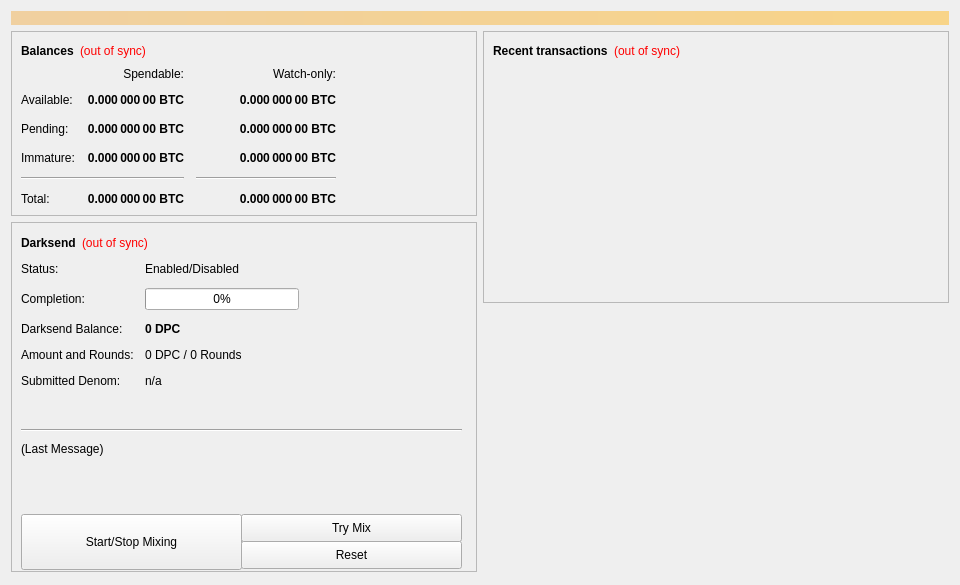
<?xml version="1.0" encoding="UTF-8"?>
<ui version="4.0">
 <class>OverviewPage</class>
 <widget class="QWidget" name="OverviewPage">
  <property name="geometry">
   <rect>
    <x>0</x>
    <y>0</y>
    <width>960</width>
    <height>585</height>
   </rect>
  </property>
  <property name="minimumSize">
   <size>
    <width>960</width>
    <height>0</height>
   </size>
  </property>
  <property name="windowTitle">
   <string>Form</string>
  </property>
  <layout class="QVBoxLayout" name="topLayout">
   <item>
    <widget class="QLabel" name="labelAlerts">
     <property name="visible">
      <bool>false</bool>
     </property>
     <property name="styleSheet">
      <string notr="true">background-color: qlineargradient(x1: 0, y1: 0, x2: 1, y2: 0, stop:0 #F0D0A0, stop:1 #F8D488); color:#000000;</string>
     </property>
     <property name="wordWrap">
      <bool>true</bool>
     </property>
     <property name="margin">
      <number>3</number>
     </property>
    </widget>
   </item>
   <item>
    <layout class="QHBoxLayout" name="horizontalLayout" stretch="1,1">
     <item>
      <layout class="QVBoxLayout" name="verticalLayout_2">
       <item>
        <widget class="QFrame" name="frame">
         <property name="frameShape">
          <enum>QFrame::StyledPanel</enum>
         </property>
         <property name="frameShadow">
          <enum>QFrame::Raised</enum>
         </property>
         <layout class="QVBoxLayout" name="verticalLayout_4">
          <item>
           <layout class="QHBoxLayout" name="horizontalLayout_4">
            <item>
             <widget class="QLabel" name="label_5">
              <property name="font">
               <font>
                <weight>75</weight>
                <bold>true</bold>
               </font>
              </property>
              <property name="text">
               <string>Balances</string>
              </property>
             </widget>
            </item>
            <item>
             <widget class="QLabel" name="labelWalletStatus">
              <property name="cursor">
               <cursorShape>WhatsThisCursor</cursorShape>
              </property>
              <property name="toolTip">
               <string>The displayed information may be out of date. Your wallet automatically synchronizes with the SaiCoin network after a connection is established, but this process has not completed yet.</string>
              </property>
              <property name="styleSheet">
               <string notr="true">QLabel { color: red; }</string>
              </property>
              <property name="text">
               <string notr="true">(out of sync)</string>
              </property>
              <property name="alignment">
               <set>Qt::AlignLeading|Qt::AlignLeft|Qt::AlignVCenter</set>
              </property>
             </widget>
            </item>
            <item>
             <spacer name="horizontalSpacer_3">
              <property name="orientation">
               <enum>Qt::Horizontal</enum>
              </property>
              <property name="sizeHint" stdset="0">
               <size>
                <width>40</width>
                <height>20</height>
               </size>
              </property>
             </spacer>
            </item>
           </layout>
          </item>
          <item>
           <layout class="QGridLayout" name="gridLayout">
            <property name="spacing">
             <number>12</number>
            </property>
            <item row="2" column="2">
             <widget class="QLabel" name="labelWatchPending">
              <property name="font">
               <font>
                <weight>75</weight>
                <bold>true</bold>
               </font>
              </property>
              <property name="cursor">
               <cursorShape>IBeamCursor</cursorShape>
              </property>
              <property name="toolTip">
               <string>Unconfirmed transactions to watch-only addresses</string>
              </property>
              <property name="text">
               <string notr="true">0.000 000 00 BTC</string>
              </property>
              <property name="alignment">
               <set>Qt::AlignRight|Qt::AlignTrailing|Qt::AlignVCenter</set>
              </property>
              <property name="textInteractionFlags">
               <set>Qt::LinksAccessibleByMouse|Qt::TextSelectableByKeyboard|Qt::TextSelectableByMouse</set>
              </property>
             </widget>
            </item>
            <item row="2" column="1">
             <widget class="QLabel" name="labelUnconfirmed">
              <property name="font">
               <font>
                <weight>75</weight>
                <bold>true</bold>
               </font>
              </property>
              <property name="cursor">
               <cursorShape>IBeamCursor</cursorShape>
              </property>
              <property name="toolTip">
               <string>Total of transactions that have yet to be confirmed, and do not yet count toward the spendable balance</string>
              </property>
              <property name="text">
               <string notr="true">0.000 000 00 BTC</string>
              </property>
              <property name="alignment">
               <set>Qt::AlignRight|Qt::AlignTrailing|Qt::AlignVCenter</set>
              </property>
              <property name="textInteractionFlags">
               <set>Qt::LinksAccessibleByMouse|Qt::TextSelectableByKeyboard|Qt::TextSelectableByMouse</set>
              </property>
             </widget>
            </item>
            <item row="3" column="2">
             <widget class="QLabel" name="labelWatchImmature">
              <property name="font">
               <font>
                <weight>75</weight>
                <bold>true</bold>
               </font>
              </property>
              <property name="cursor">
               <cursorShape>IBeamCursor</cursorShape>
              </property>
              <property name="toolTip">
               <string>Mined balance in watch-only addresses that has not yet matured</string>
              </property>
              <property name="text">
               <string notr="true">0.000 000 00 BTC</string>
              </property>
              <property name="alignment">
               <set>Qt::AlignRight|Qt::AlignTrailing|Qt::AlignVCenter</set>
              </property>
              <property name="textInteractionFlags">
               <set>Qt::LinksAccessibleByMouse|Qt::TextSelectableByKeyboard|Qt::TextSelectableByMouse</set>
              </property>
             </widget>
            </item>
            <item row="4" column="0" colspan="2">
             <widget class="Line" name="lineSpendableBalance">
              <property name="orientation">
               <enum>Qt::Horizontal</enum>
              </property>
             </widget>
            </item>
            <item row="4" column="2">
             <widget class="Line" name="lineWatchBalance">
              <property name="sizePolicy">
               <sizepolicy hsizetype="Preferred" vsizetype="Fixed">
                <horstretch>0</horstretch>
                <verstretch>0</verstretch>
               </sizepolicy>
              </property>
              <property name="minimumSize">
               <size>
                <width>140</width>
                <height>0</height>
               </size>
              </property>
              <property name="orientation">
               <enum>Qt::Horizontal</enum>
              </property>
             </widget>
            </item>
            <item row="5" column="0">
             <widget class="QLabel" name="labelTotalText">
              <property name="text">
               <string>Total:</string>
              </property>
             </widget>
            </item>
            <item row="3" column="1">
             <widget class="QLabel" name="labelImmature">
              <property name="font">
               <font>
                <weight>75</weight>
                <bold>true</bold>
               </font>
              </property>
              <property name="cursor">
               <cursorShape>IBeamCursor</cursorShape>
              </property>
              <property name="toolTip">
               <string>Mined balance that has not yet matured</string>
              </property>
              <property name="text">
               <string notr="true">0.000 000 00 BTC</string>
              </property>
              <property name="alignment">
               <set>Qt::AlignRight|Qt::AlignTrailing|Qt::AlignVCenter</set>
              </property>
              <property name="textInteractionFlags">
               <set>Qt::LinksAccessibleByMouse|Qt::TextSelectableByKeyboard|Qt::TextSelectableByMouse</set>
              </property>
             </widget>
            </item>
            <item row="2" column="3">
             <spacer name="horizontalSpacer_2">
              <property name="orientation">
               <enum>Qt::Horizontal</enum>
              </property>
              <property name="sizeHint" stdset="0">
               <size>
                <width>40</width>
                <height>20</height>
               </size>
              </property>
             </spacer>
            </item>
            <item row="3" column="0">
             <widget class="QLabel" name="labelImmatureText">
              <property name="text">
               <string>Immature:</string>
              </property>
             </widget>
            </item>
            <item row="5" column="1">
             <widget class="QLabel" name="labelTotal">
              <property name="font">
               <font>
                <weight>75</weight>
                <bold>true</bold>
               </font>
              </property>
              <property name="cursor">
               <cursorShape>IBeamCursor</cursorShape>
              </property>
              <property name="toolTip">
               <string>Your current total balance</string>
              </property>
              <property name="text">
               <string notr="true">0.000 000 00 BTC</string>
              </property>
              <property name="alignment">
               <set>Qt::AlignRight|Qt::AlignTrailing|Qt::AlignVCenter</set>
              </property>
              <property name="textInteractionFlags">
               <set>Qt::LinksAccessibleByMouse|Qt::TextSelectableByKeyboard|Qt::TextSelectableByMouse</set>
              </property>
             </widget>
            </item>
            <item row="5" column="2">
             <widget class="QLabel" name="labelWatchTotal">
              <property name="font">
               <font>
                <weight>75</weight>
                <bold>true</bold>
               </font>
              </property>
              <property name="cursor">
               <cursorShape>IBeamCursor</cursorShape>
              </property>
              <property name="toolTip">
               <string>Current total balance in watch-only addresses</string>
              </property>
              <property name="text">
               <string notr="true">0.000 000 00 BTC</string>
              </property>
              <property name="alignment">
               <set>Qt::AlignRight|Qt::AlignTrailing|Qt::AlignVCenter</set>
              </property>
              <property name="textInteractionFlags">
               <set>Qt::LinksAccessibleByMouse|Qt::TextSelectableByKeyboard|Qt::TextSelectableByMouse</set>
              </property>
             </widget>
            </item>
            <item row="0" column="2">
             <widget class="QLabel" name="labelWatchonly">
              <property name="text">
               <string>Watch-only:</string>
              </property>
              <property name="alignment">
               <set>Qt::AlignRight|Qt::AlignTrailing|Qt::AlignVCenter</set>
              </property>
             </widget>
            </item>
            <item row="1" column="0">
             <widget class="QLabel" name="labelBalanceText">
              <property name="text">
               <string>Available:</string>
              </property>
             </widget>
            </item>
            <item row="1" column="1">
             <widget class="QLabel" name="labelBalance">
              <property name="font">
               <font>
                <weight>75</weight>
                <bold>true</bold>
               </font>
              </property>
              <property name="cursor">
               <cursorShape>IBeamCursor</cursorShape>
              </property>
              <property name="toolTip">
               <string>Your current spendable balance</string>
              </property>
              <property name="text">
               <string notr="true">0.000 000 00 BTC</string>
              </property>
              <property name="alignment">
               <set>Qt::AlignRight|Qt::AlignTrailing|Qt::AlignVCenter</set>
              </property>
              <property name="textInteractionFlags">
               <set>Qt::LinksAccessibleByMouse|Qt::TextSelectableByKeyboard|Qt::TextSelectableByMouse</set>
              </property>
             </widget>
            </item>
            <item row="1" column="2">
             <widget class="QLabel" name="labelWatchAvailable">
              <property name="font">
               <font>
                <weight>75</weight>
                <bold>true</bold>
               </font>
              </property>
              <property name="cursor">
               <cursorShape>IBeamCursor</cursorShape>
              </property>
              <property name="toolTip">
               <string>Your current balance in watch-only addresses</string>
              </property>
              <property name="text">
               <string notr="true">0.000 000 00 BTC</string>
              </property>
              <property name="alignment">
               <set>Qt::AlignRight|Qt::AlignTrailing|Qt::AlignVCenter</set>
              </property>
              <property name="textInteractionFlags">
               <set>Qt::LinksAccessibleByMouse|Qt::TextSelectableByKeyboard|Qt::TextSelectableByMouse</set>
              </property>
             </widget>
            </item>
            <item row="2" column="0">
             <widget class="QLabel" name="labelPendingText">
              <property name="text">
               <string>Pending:</string>
              </property>
             </widget>
            </item>
            <item row="0" column="1">
             <widget class="QLabel" name="labelSpendable">
              <property name="text">
               <string>Spendable:</string>
              </property>
              <property name="alignment">
               <set>Qt::AlignRight|Qt::AlignTrailing|Qt::AlignVCenter</set>
              </property>
             </widget>
            </item>
           </layout>
          </item>
         </layout>
        </widget>
       </item>
       <item>
        <widget class="QFrame" name="frameDarksend">
         <property name="minimumSize">
          <size>
           <width>0</width>
           <height>350</height>
          </size>
         </property>
         <property name="layoutDirection">
          <enum>Qt::LeftToRight</enum>
         </property>
         <property name="frameShape">
          <enum>QFrame::StyledPanel</enum>
         </property>
         <property name="frameShadow">
          <enum>QFrame::Raised</enum>
         </property>
         <widget class="QWidget" name="formLayoutWidget">
          <property name="geometry">
           <rect>
            <x>10</x>
            <y>40</y>
            <width>451</width>
            <height>161</height>
           </rect>
          </property>
          <layout class="QFormLayout" name="formLayout">
           <property name="fieldGrowthPolicy">
            <enum>QFormLayout::AllNonFixedFieldsGrow</enum>
           </property>
           <property name="horizontalSpacing">
            <number>11</number>
           </property>
           <property name="verticalSpacing">
            <number>12</number>
           </property>
           <item row="0" column="0">
            <widget class="QLabel" name="label_6">
             <property name="text">
              <string>Status:</string>
             </property>
            </widget>
           </item>
           <item row="1" column="0">
            <widget class="QLabel" name="label_7">
             <property name="text">
              <string>Completion:</string>
             </property>
            </widget>
           </item>
           <item row="1" column="1">
            <widget class="QProgressBar" name="darksendProgress">
             <property name="maximumSize">
              <size>
               <width>154</width>
               <height>16777215</height>
              </size>
             </property>
             <property name="value">
              <number>0</number>
             </property>
            </widget>
           </item>
           <item row="2" column="0">
            <widget class="QLabel" name="labelAnonymizedText">
             <property name="text">
              <string>Darksend Balance:</string>
             </property>
            </widget>
           </item>
           <item row="2" column="1">
            <widget class="QLabel" name="labelAnonymized">
             <property name="font">
              <font>
               <weight>75</weight>
               <bold>true</bold>
              </font>
             </property>
             <property name="text">
              <string notr="true">0 DPC</string>
             </property>
            </widget>
           </item>
           <item row="3" column="0">
            <widget class="QLabel" name="label_8">
             <property name="text">
              <string>Amount and Rounds:</string>
             </property>
            </widget>
           </item>
           <item row="3" column="1">
            <widget class="QLabel" name="labelAmountRounds">
             <property name="text">
              <string>0 DPC / 0 Rounds</string>
             </property>
            </widget>
           </item>
           <item row="4" column="0">
            <widget class="QLabel" name="label_9">
             <property name="text">
              <string>Submitted Denom:</string>
             </property>
            </widget>
           </item>
           <item row="4" column="1">
            <widget class="QLabel" name="labelSubmittedDenom">
             <property name="toolTip">
              <string>The denominations you submitted to the Masternode.&lt;br&gt;To mix, other users must submit the exact same denominations.</string>
             </property>
             <property name="text">
              <string>n/a</string>
             </property>
            </widget>
           </item>
           <item row="0" column="1">
            <widget class="QLabel" name="darksendEnabled">
             <property name="text">
              <string>Enabled/Disabled</string>
             </property>
            </widget>
           </item>
          </layout>
         </widget>
         <widget class="QPushButton" name="runAutoDenom">
          <property name="geometry">
           <rect>
            <x>251</x>
            <y>17</y>
            <width>1</width>
            <height>1</height>
           </rect>
          </property>
          <property name="palette">
           <palette>
            <active>
             <colorrole role="WindowText">
              <brush brushstyle="SolidPattern">
               <color alpha="255">
                <red>0</red>
                <green>0</green>
                <blue>0</blue>
               </color>
              </brush>
             </colorrole>
             <colorrole role="Button">
              <brush brushstyle="SolidPattern">
               <color alpha="255">
                <red>239</red>
                <green>238</green>
                <blue>238</blue>
               </color>
              </brush>
             </colorrole>
             <colorrole role="Light">
              <brush brushstyle="SolidPattern">
               <color alpha="255">
                <red>255</red>
                <green>255</green>
                <blue>255</blue>
               </color>
              </brush>
             </colorrole>
             <colorrole role="Midlight">
              <brush brushstyle="SolidPattern">
               <color alpha="255">
                <red>247</red>
                <green>246</green>
                <blue>246</blue>
               </color>
              </brush>
             </colorrole>
             <colorrole role="Dark">
              <brush brushstyle="SolidPattern">
               <color alpha="255">
                <red>119</red>
                <green>119</green>
                <blue>119</blue>
               </color>
              </brush>
             </colorrole>
             <colorrole role="Mid">
              <brush brushstyle="SolidPattern">
               <color alpha="255">
                <red>159</red>
                <green>159</green>
                <blue>159</blue>
               </color>
              </brush>
             </colorrole>
             <colorrole role="Text">
              <brush brushstyle="SolidPattern">
               <color alpha="255">
                <red>0</red>
                <green>0</green>
                <blue>0</blue>
               </color>
              </brush>
             </colorrole>
             <colorrole role="BrightText">
              <brush brushstyle="SolidPattern">
               <color alpha="255">
                <red>255</red>
                <green>255</green>
                <blue>255</blue>
               </color>
              </brush>
             </colorrole>
             <colorrole role="ButtonText">
              <brush brushstyle="SolidPattern">
               <color alpha="255">
                <red>0</red>
                <green>0</green>
                <blue>0</blue>
               </color>
              </brush>
             </colorrole>
             <colorrole role="Base">
              <brush brushstyle="SolidPattern">
               <color alpha="255">
                <red>255</red>
                <green>255</green>
                <blue>255</blue>
               </color>
              </brush>
             </colorrole>
             <colorrole role="Window">
              <brush brushstyle="SolidPattern">
               <color alpha="255">
                <red>239</red>
                <green>238</green>
                <blue>238</blue>
               </color>
              </brush>
             </colorrole>
             <colorrole role="Shadow">
              <brush brushstyle="SolidPattern">
               <color alpha="255">
                <red>0</red>
                <green>0</green>
                <blue>0</blue>
               </color>
              </brush>
             </colorrole>
             <colorrole role="AlternateBase">
              <brush brushstyle="SolidPattern">
               <color alpha="255">
                <red>247</red>
                <green>246</green>
                <blue>246</blue>
               </color>
              </brush>
             </colorrole>
             <colorrole role="ToolTipBase">
              <brush brushstyle="SolidPattern">
               <color alpha="255">
                <red>255</red>
                <green>255</green>
                <blue>220</blue>
               </color>
              </brush>
             </colorrole>
             <colorrole role="ToolTipText">
              <brush brushstyle="SolidPattern">
               <color alpha="255">
                <red>0</red>
                <green>0</green>
                <blue>0</blue>
               </color>
              </brush>
             </colorrole>
            </active>
            <inactive>
             <colorrole role="WindowText">
              <brush brushstyle="SolidPattern">
               <color alpha="255">
                <red>0</red>
                <green>0</green>
                <blue>0</blue>
               </color>
              </brush>
             </colorrole>
             <colorrole role="Button">
              <brush brushstyle="SolidPattern">
               <color alpha="255">
                <red>239</red>
                <green>238</green>
                <blue>238</blue>
               </color>
              </brush>
             </colorrole>
             <colorrole role="Light">
              <brush brushstyle="SolidPattern">
               <color alpha="255">
                <red>255</red>
                <green>255</green>
                <blue>255</blue>
               </color>
              </brush>
             </colorrole>
             <colorrole role="Midlight">
              <brush brushstyle="SolidPattern">
               <color alpha="255">
                <red>247</red>
                <green>246</green>
                <blue>246</blue>
               </color>
              </brush>
             </colorrole>
             <colorrole role="Dark">
              <brush brushstyle="SolidPattern">
               <color alpha="255">
                <red>119</red>
                <green>119</green>
                <blue>119</blue>
               </color>
              </brush>
             </colorrole>
             <colorrole role="Mid">
              <brush brushstyle="SolidPattern">
               <color alpha="255">
                <red>159</red>
                <green>159</green>
                <blue>159</blue>
               </color>
              </brush>
             </colorrole>
             <colorrole role="Text">
              <brush brushstyle="SolidPattern">
               <color alpha="255">
                <red>0</red>
                <green>0</green>
                <blue>0</blue>
               </color>
              </brush>
             </colorrole>
             <colorrole role="BrightText">
              <brush brushstyle="SolidPattern">
               <color alpha="255">
                <red>255</red>
                <green>255</green>
                <blue>255</blue>
               </color>
              </brush>
             </colorrole>
             <colorrole role="ButtonText">
              <brush brushstyle="SolidPattern">
               <color alpha="255">
                <red>0</red>
                <green>0</green>
                <blue>0</blue>
               </color>
              </brush>
             </colorrole>
             <colorrole role="Base">
              <brush brushstyle="SolidPattern">
               <color alpha="255">
                <red>255</red>
                <green>255</green>
                <blue>255</blue>
               </color>
              </brush>
             </colorrole>
             <colorrole role="Window">
              <brush brushstyle="SolidPattern">
               <color alpha="255">
                <red>239</red>
                <green>238</green>
                <blue>238</blue>
               </color>
              </brush>
             </colorrole>
             <colorrole role="Shadow">
              <brush brushstyle="SolidPattern">
               <color alpha="255">
                <red>0</red>
                <green>0</green>
                <blue>0</blue>
               </color>
              </brush>
             </colorrole>
             <colorrole role="AlternateBase">
              <brush brushstyle="SolidPattern">
               <color alpha="255">
                <red>247</red>
                <green>246</green>
                <blue>246</blue>
               </color>
              </brush>
             </colorrole>
             <colorrole role="ToolTipBase">
              <brush brushstyle="SolidPattern">
               <color alpha="255">
                <red>255</red>
                <green>255</green>
                <blue>220</blue>
               </color>
              </brush>
             </colorrole>
             <colorrole role="ToolTipText">
              <brush brushstyle="SolidPattern">
               <color alpha="255">
                <red>0</red>
                <green>0</green>
                <blue>0</blue>
               </color>
              </brush>
             </colorrole>
            </inactive>
            <disabled>
             <colorrole role="WindowText">
              <brush brushstyle="SolidPattern">
               <color alpha="255">
                <red>119</red>
                <green>119</green>
                <blue>119</blue>
               </color>
              </brush>
             </colorrole>
             <colorrole role="Button">
              <brush brushstyle="SolidPattern">
               <color alpha="255">
                <red>239</red>
                <green>238</green>
                <blue>238</blue>
               </color>
              </brush>
             </colorrole>
             <colorrole role="Light">
              <brush brushstyle="SolidPattern">
               <color alpha="255">
                <red>255</red>
                <green>255</green>
                <blue>255</blue>
               </color>
              </brush>
             </colorrole>
             <colorrole role="Midlight">
              <brush brushstyle="SolidPattern">
               <color alpha="255">
                <red>247</red>
                <green>246</green>
                <blue>246</blue>
               </color>
              </brush>
             </colorrole>
             <colorrole role="Dark">
              <brush brushstyle="SolidPattern">
               <color alpha="255">
                <red>119</red>
                <green>119</green>
                <blue>119</blue>
               </color>
              </brush>
             </colorrole>
             <colorrole role="Mid">
              <brush brushstyle="SolidPattern">
               <color alpha="255">
                <red>159</red>
                <green>159</green>
                <blue>159</blue>
               </color>
              </brush>
             </colorrole>
             <colorrole role="Text">
              <brush brushstyle="SolidPattern">
               <color alpha="255">
                <red>119</red>
                <green>119</green>
                <blue>119</blue>
               </color>
              </brush>
             </colorrole>
             <colorrole role="BrightText">
              <brush brushstyle="SolidPattern">
               <color alpha="255">
                <red>255</red>
                <green>255</green>
                <blue>255</blue>
               </color>
              </brush>
             </colorrole>
             <colorrole role="ButtonText">
              <brush brushstyle="SolidPattern">
               <color alpha="255">
                <red>119</red>
                <green>119</green>
                <blue>119</blue>
               </color>
              </brush>
             </colorrole>
             <colorrole role="Base">
              <brush brushstyle="SolidPattern">
               <color alpha="255">
                <red>239</red>
                <green>238</green>
                <blue>238</blue>
               </color>
              </brush>
             </colorrole>
             <colorrole role="Window">
              <brush brushstyle="SolidPattern">
               <color alpha="255">
                <red>239</red>
                <green>238</green>
                <blue>238</blue>
               </color>
              </brush>
             </colorrole>
             <colorrole role="Shadow">
              <brush brushstyle="SolidPattern">
               <color alpha="255">
                <red>0</red>
                <green>0</green>
                <blue>0</blue>
               </color>
              </brush>
             </colorrole>
             <colorrole role="AlternateBase">
              <brush brushstyle="SolidPattern">
               <color alpha="255">
                <red>239</red>
                <green>238</green>
                <blue>238</blue>
               </color>
              </brush>
             </colorrole>
             <colorrole role="ToolTipBase">
              <brush brushstyle="SolidPattern">
               <color alpha="255">
                <red>255</red>
                <green>255</green>
                <blue>220</blue>
               </color>
              </brush>
             </colorrole>
             <colorrole role="ToolTipText">
              <brush brushstyle="SolidPattern">
               <color alpha="255">
                <red>0</red>
                <green>0</green>
                <blue>0</blue>
               </color>
              </brush>
             </colorrole>
            </disabled>
           </palette>
          </property>
          <property name="focusPolicy">
           <enum>Qt::NoFocus</enum>
          </property>
          <property name="autoFillBackground">
           <bool>true</bool>
          </property>
          <property name="text">
           <string/>
          </property>
          <property name="flat">
           <bool>true</bool>
          </property>
         </widget>
         <widget class="QPushButton" name="toggleDarksend">
          <property name="geometry">
           <rect>
            <x>10</x>
            <y>292</y>
            <width>221</width>
            <height>56</height>
           </rect>
          </property>
          <property name="sizePolicy">
           <sizepolicy hsizetype="MinimumExpanding" vsizetype="Fixed">
            <horstretch>0</horstretch>
            <verstretch>0</verstretch>
           </sizepolicy>
          </property>
          <property name="text">
           <string>Start/Stop Mixing</string>
          </property>
         </widget>
         <widget class="Line" name="lineLastMessage">
          <property name="geometry">
           <rect>
            <x>10</x>
            <y>200</y>
            <width>441</width>
            <height>16</height>
           </rect>
          </property>
          <property name="orientation">
           <enum>Qt::Horizontal</enum>
          </property>
         </widget>
         <widget class="QLabel" name="darksendStatus">
          <property name="geometry">
           <rect>
            <x>10</x>
            <y>220</y>
            <width>451</width>
            <height>61</height>
           </rect>
          </property>
          <property name="minimumSize">
           <size>
            <width>288</width>
            <height>43</height>
           </size>
          </property>
          <property name="text">
           <string>(Last Message)</string>
          </property>
          <property name="alignment">
           <set>Qt::AlignLeading|Qt::AlignLeft|Qt::AlignTop</set>
          </property>
          <property name="wordWrap">
           <bool>true</bool>
          </property>
         </widget>
         <widget class="QPushButton" name="darksendAuto">
          <property name="geometry">
           <rect>
            <x>230</x>
            <y>292</y>
            <width>221</width>
            <height>28</height>
           </rect>
          </property>
          <property name="sizePolicy">
           <sizepolicy hsizetype="MinimumExpanding" vsizetype="Fixed">
            <horstretch>0</horstretch>
            <verstretch>0</verstretch>
           </sizepolicy>
          </property>
          <property name="toolTip">
           <string>Try to manually submit a Darksend request.</string>
          </property>
          <property name="text">
           <string>Try Mix</string>
          </property>
         </widget>
         <widget class="QPushButton" name="darksendReset">
          <property name="geometry">
           <rect>
            <x>230</x>
            <y>319</y>
            <width>221</width>
            <height>28</height>
           </rect>
          </property>
          <property name="sizePolicy">
           <sizepolicy hsizetype="MinimumExpanding" vsizetype="Fixed">
            <horstretch>0</horstretch>
            <verstretch>0</verstretch>
           </sizepolicy>
          </property>
          <property name="toolTip">
           <string>Reset the current status of Darksend (can interrupt Darksend if it's in the process of Mixing, which can cost you money!)</string>
          </property>
          <property name="autoFillBackground">
           <bool>false</bool>
          </property>
          <property name="text">
           <string>Reset</string>
          </property>
         </widget>
         <widget class="QWidget" name="layoutWidget">
          <property name="geometry">
           <rect>
            <x>10</x>
            <y>10</y>
            <width>431</width>
            <height>22</height>
           </rect>
          </property>
          <layout class="QHBoxLayout" name="horizontalLayout_5">
           <item>
            <widget class="QLabel" name="label_2">
             <property name="font">
              <font>
               <weight>75</weight>
               <bold>true</bold>
              </font>
             </property>
             <property name="text">
              <string>Darksend</string>
             </property>
            </widget>
           </item>
           <item>
            <widget class="QLabel" name="labelDarksendSyncStatus">
             <property name="toolTip">
              <string>The displayed information may be out of date. Your wallet automatically synchronizes with the SaiCoin network after a connection is established, but this process has not completed yet.</string>
             </property>
             <property name="styleSheet">
              <string notr="true">QLabel { color: red; }</string>
             </property>
             <property name="text">
              <string notr="true">(out of sync)</string>
             </property>
             <property name="alignment">
              <set>Qt::AlignLeading|Qt::AlignLeft|Qt::AlignVCenter</set>
             </property>
            </widget>
           </item>
           <item>
            <spacer name="horizontalSpacer_4">
             <property name="orientation">
              <enum>Qt::Horizontal</enum>
             </property>
             <property name="sizeHint" stdset="0">
              <size>
               <width>40</width>
               <height>20</height>
              </size>
             </property>
            </spacer>
           </item>
          </layout>
         </widget>
        </widget>
       </item>
       <item>
        <spacer name="verticalSpacer">
         <property name="orientation">
          <enum>Qt::Vertical</enum>
         </property>
         <property name="sizeHint" stdset="0">
          <size>
           <width>20</width>
           <height>40</height>
          </size>
         </property>
        </spacer>
       </item>
      </layout>
     </item>
     <item>
      <layout class="QVBoxLayout" name="verticalLayout_3">
       <item>
        <widget class="QFrame" name="frame_2">
         <property name="frameShape">
          <enum>QFrame::StyledPanel</enum>
         </property>
         <property name="frameShadow">
          <enum>QFrame::Raised</enum>
         </property>
         <layout class="QVBoxLayout" name="verticalLayout">
          <item>
           <layout class="QHBoxLayout" name="horizontalLayout_2">
            <item>
             <widget class="QLabel" name="label_4">
              <property name="font">
               <font>
                <weight>75</weight>
                <bold>true</bold>
               </font>
              </property>
              <property name="text">
               <string>Recent transactions</string>
              </property>
             </widget>
            </item>
            <item>
             <widget class="QLabel" name="labelTransactionsStatus">
              <property name="cursor">
               <cursorShape>WhatsThisCursor</cursorShape>
              </property>
              <property name="toolTip">
               <string>The displayed information may be out of date. Your wallet automatically synchronizes with the SaiCoin network after a connection is established, but this process has not completed yet.</string>
              </property>
              <property name="styleSheet">
               <string notr="true">QLabel { color: red; }</string>
              </property>
              <property name="text">
               <string notr="true">(out of sync)</string>
              </property>
              <property name="alignment">
               <set>Qt::AlignRight|Qt::AlignTrailing|Qt::AlignVCenter</set>
              </property>
             </widget>
            </item>
            <item>
             <spacer name="horizontalSpacer">
              <property name="orientation">
               <enum>Qt::Horizontal</enum>
              </property>
              <property name="sizeHint" stdset="0">
               <size>
                <width>40</width>
                <height>20</height>
               </size>
              </property>
             </spacer>
            </item>
           </layout>
          </item>
          <item>
           <widget class="QListView" name="listTransactions">
            <property name="styleSheet">
             <string notr="true">QListView { background: transparent; }</string>
            </property>
            <property name="frameShape">
             <enum>QFrame::NoFrame</enum>
            </property>
            <property name="verticalScrollBarPolicy">
             <enum>Qt::ScrollBarAlwaysOff</enum>
            </property>
            <property name="horizontalScrollBarPolicy">
             <enum>Qt::ScrollBarAlwaysOff</enum>
            </property>
            <property name="selectionMode">
             <enum>QAbstractItemView::NoSelection</enum>
            </property>
           </widget>
          </item>
         </layout>
        </widget>
       </item>
       <item>
        <spacer name="verticalSpacer_2">
         <property name="orientation">
          <enum>Qt::Vertical</enum>
         </property>
         <property name="sizeHint" stdset="0">
          <size>
           <width>20</width>
           <height>40</height>
          </size>
         </property>
        </spacer>
       </item>
      </layout>
     </item>
    </layout>
   </item>
  </layout>
 </widget>
 <resources/>
 <connections/>
</ui>
